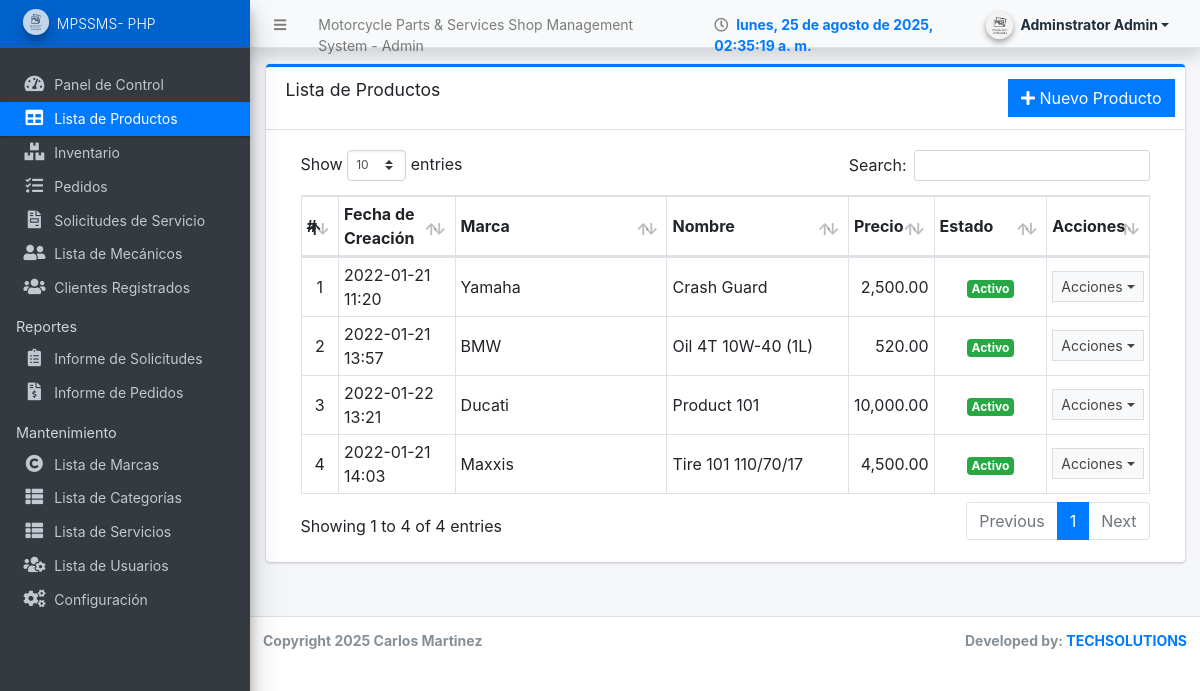
Page /admin/?page=products (signed in) on the committed database.
### tables this page shows
CREATE TABLE `product_list` (
  `id` int(30) NOT NULL,
  `brand_id` int(30) NOT NULL,
  `category_id` int(30) NOT NULL,
  `name` text NOT NULL,
  `models` text NOT NULL,
  `description` text NOT NULL,
  `price` float NOT NULL DEFAULT 0,
  `status` tinyint(1) NOT NULL DEFAULT 1,
  `image_path` text NOT NULL,
  `delete_flag` tinyint(1) NOT NULL DEFAULT 0,
  `date_created` datetime NOT NULL DEFAULT current_timestamp(),
  `date_updated` datetime DEFAULT NULL ON UPDATE current_timestamp()
);

CREATE TABLE `brand_list` (
  `id` int(30) NOT NULL,
  `name` text NOT NULL,
  `image_path` text NOT NULL,
  `delete_flag` tinyint(1) NOT NULL DEFAULT 0,
  `status` tinyint(1) NOT NULL DEFAULT 1,
  `date_created` datetime NOT NULL DEFAULT current_timestamp(),
  `date_updated` datetime DEFAULT NULL ON UPDATE current_timestamp()
);

### admin/products/index.php (the view, shortened to what this page needs)
<div class="card card-outline card-primary">
	<div class="card-header">
		<h3 class="card-title">Lista de Productos</h3>
		<div class="card-tools">
			<a href="?page=products/manage_product" class="btn btn-flat btn-primary"><span class="fas fa-plus"></span>  Nuevo Producto</a>
		</div>
	</div>
	<div class="card-body">
		<div class="container-fluid">
        <div class="container-fluid">
			<table class="table table-bordered table-stripped">
				<colgroup>
					<col width="5%">
					<col width="15%">
					<col width="30%">
					<col width="25%">
					<col width="10%">
					<col width="15%">
				</colgroup>
				<thead>
					<tr>
						<th>#</th>
						<th>Fecha de Creación</th>
						<th>Marca</th>
						<th>Nombre</th>
						<th>Precio</th>
						<th>Estado</th>
						<th>Acciones</th>
					</tr>
				</thead>
				<tbody>
					<?php
					$i = 1;
						$qry = $conn->query("SELECT p.*,b.name as brand from `product_list` p inner join brand_list b on p.brand_id = b.id where p.delete_flag = 0 order by (p.`name`) asc ");
						while($row = $qry->fetch_assoc()):
							foreach($row as $k=> $v){
								$row[$k] = trim(stripslashes($v));
							}
					?>
						<tr>
							<td class="text-center"><?php echo $i++; ?></td>
							<td><?php echo date("Y-m-d H:i",strtotime($row['date_created'])) ?></td>
							<td><?php echo ucwords($row['brand']) ?></td>
							<td><?php echo ucwords($row['name']) ?></td>
							<td class="text-right"><?= number_format($row['price'],2) ?></td>
							<td class="text-center">
                                <?php if($row['status'] == 1): ?>
                                    <span class="badge badge-success">Activo</span>
                                <?php else: ?>
                                    <span class="badge badge-danger">Inactivo</span>
                                <?php endif; ?>
                            </td>
							<td align="center">
								 <button type="button" class="btn btn-flat btn-default btn-sm dropdown-toggle dropdown-icon" data-toggle="dropdown">
				                  		Acciones
				                  </button>
							</td>
						</tr>
					<?php endwhile; ?>
				</tbody>
			</table>
		</div>
		</div>
	</div>
</div>

### rows in the picture
product_list: date_created "2022-01-21 11:20", brand.name "Yamaha", name "Crash Guard", price "2,500.00", status "Activo"
product_list: date_created "2022-01-21 13:57", brand.name "BMW", name "Oil 4T 10W-40 (1L)", price "520.00", status "Activo"
product_list: date_created "2022-01-22 13:21", brand.name "Ducati", name "Product 101", price "10,000.00", status "Activo"
product_list: date_created "2022-01-21 14:03", brand.name "Maxxis", name "Tire 101 110/70/17", price "4,500.00", status "Activo"

### other values in the picture
$_settings->info('name') "Motorcycle Parts & Services Shop Management System"
$_settings->userdata('firstname').' '.$_settings->userdata('lastname') "Adminstrator Admin"
$_settings->info('short_name') "MPSSMS- PHP"
